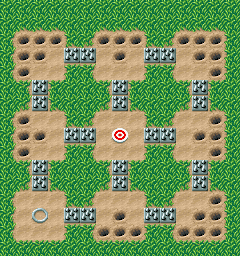

Tiled map render using the project's own tile images. Description and the map definition, with tile-layer contents summarised, below:
An orthogonal 15x16 tile map with 16x16 px tiles, 3 tile layers (Grass, Ground, Wall), 2 tilesets and 60 objects (34x Carrot, 24x Trap, Finish, player-start).

<map version="1.10" tiledversion="1.10.1" orientation="orthogonal" renderorder="right-down" width="15" height="16" tilewidth="16" tileheight="16" infinite="0" nextlayerid="74" nextobjectid="264">
 <properties>
  <property name="excalibur" type="bool" value="true" />
 </properties>
 <tileset firstgid="1" name="tileset" tilewidth="16" tileheight="16" tilecount="48" columns="8">
  <image source="1level.png" width="128" height="96" />
 </tileset>
 <tileset firstgid="49" name="tile_finish" tilewidth="16" tileheight="16" tilecount="4" columns="4">
  <image source="tile_finish.png" width="64" height="16" />
  <tile id="0">
   <animation>
    <frame tileid="0" duration="90" />
    <frame tileid="1" duration="90" />
    <frame tileid="2" duration="90" />
    <frame tileid="3" duration="90" />
   </animation>
  </tile>
 </tileset>
 <layer id="73" name="Grass" width="15" height="16">
  <data>[240 cells, 51 non-empty, 1 distinct tile ids]</data>
 </layer>
 <layer id="67" name="Ground" width="15" height="16">
  <data>[240 cells, 105 non-empty, 5 distinct tile ids]</data>
 </layer>
 <objectgroup id="68" name="Carrots">
  <properties>
   <property name="excalibur" type="bool" value="true" />
  </properties>
  <object id="204" name="Carrot" type="Carrot" gid="20" x="96" y="240" width="16" height="16">
   <properties>
    <property name="CollisionType" value="Passive" />
   </properties>
  </object>
  <object id="205" name="Carrot" type="Carrot" gid="20" x="112" y="240" width="16" height="16">
   <properties>
    <property name="CollisionType" value="Passive" />
   </properties>
  </object>
  <object id="206" name="Carrot" type="Carrot" gid="20" x="112" y="224" width="16" height="16">
   <properties>
    <property name="CollisionType" value="Passive" />
   </properties>
  </object>
  <object id="207" name="Carrot" type="Carrot" gid="20" x="128" y="240" width="16" height="16">
   <properties>
    <property name="CollisionType" value="Passive" />
   </properties>
  </object>
  <object id="208" name="Carrot" type="Carrot" gid="20" x="176" y="240" width="16" height="16">
   <properties>
    <property name="CollisionType" value="Passive" />
   </properties>
  </object>
  <object id="209" name="Carrot" type="Carrot" gid="20" x="192" y="224" width="16" height="16">
   <properties>
    <property name="CollisionType" value="Passive" />
   </properties>
  </object>
  <object id="210" name="Carrot" type="Carrot" gid="20" x="208" y="208" width="16" height="16">
   <properties>
    <property name="CollisionType" value="Passive" />
   </properties>
  </object>
  <object id="214" name="Carrot" type="Carrot" gid="20" x="208" y="160" width="16" height="16">
   <properties>
    <property name="CollisionType" value="Passive" />
   </properties>
  </object>
  <object id="215" name="Carrot" type="Carrot" gid="20" x="208" y="144" width="16" height="16">
   <properties>
    <property name="CollisionType" value="Passive" />
   </properties>
  </object>
  <object id="216" name="Carrot" type="Carrot" gid="20" x="208" y="128" width="16" height="16">
   <properties>
    <property name="CollisionType" value="Passive" />
   </properties>
  </object>
  <object id="217" name="Carrot" type="Carrot" gid="20" x="192" y="144" width="16" height="16">
   <properties>
    <property name="CollisionType" value="Passive" />
   </properties>
  </object>
  <object id="218" name="Carrot" type="Carrot" gid="20" x="16" y="144" width="16" height="16">
   <properties>
    <property name="CollisionType" value="Passive" />
   </properties>
  </object>
  <object id="219" name="Carrot" type="Carrot" gid="20" x="32" y="144" width="16" height="16">
   <properties>
    <property name="CollisionType" value="Passive" />
   </properties>
  </object>
  <object id="220" name="Carrot" type="Carrot" gid="20" x="16" y="128" width="16" height="16">
   <properties>
    <property name="CollisionType" value="Passive" />
   </properties>
  </object>
  <object id="221" name="Carrot" type="Carrot" gid="20" x="16" y="160" width="16" height="16">
   <properties>
    <property name="CollisionType" value="Passive" />
   </properties>
  </object>
  <object id="222" name="Carrot" type="Carrot" gid="20" x="16" y="80" width="16" height="16">
   <properties>
    <property name="CollisionType" value="Passive" />
   </properties>
  </object>
  <object id="223" name="Carrot" type="Carrot" gid="20" x="48" y="48" width="16" height="16">
   <properties>
    <property name="CollisionType" value="Passive" />
   </properties>
  </object>
  <object id="228" name="Carrot" type="Carrot" gid="20" x="96" y="48" width="16" height="16">
   <properties>
    <property name="CollisionType" value="Passive" />
   </properties>
  </object>
  <object id="229" name="Carrot" type="Carrot" gid="20" x="112" y="48" width="16" height="16">
   <properties>
    <property name="CollisionType" value="Passive" />
   </properties>
  </object>
  <object id="230" name="Carrot" type="Carrot" gid="20" x="112" y="64" width="16" height="16">
   <properties>
    <property name="CollisionType" value="Passive" />
   </properties>
  </object>
  <object id="231" name="Carrot" type="Carrot" gid="20" x="128" y="48" width="16" height="16">
   <properties>
    <property name="CollisionType" value="Passive" />
   </properties>
  </object>
  <object id="232" name="Carrot" type="Carrot" gid="20" x="176" y="48" width="16" height="16">
   <properties>
    <property name="CollisionType" value="Passive" />
   </properties>
  </object>
  <object id="233" name="Carrot" type="Carrot" gid="20" x="192" y="64" width="16" height="16">
   <properties>
    <property name="CollisionType" value="Passive" />
   </properties>
  </object>
  <object id="234" name="Carrot" type="Carrot" gid="20" x="192" y="48" width="16" height="16">
   <properties>
    <property name="CollisionType" value="Passive" />
   </properties>
  </object>
  <object id="235" name="Carrot" type="Carrot" gid="20" x="208" y="48" width="16" height="16">
   <properties>
    <property name="CollisionType" value="Passive" />
   </properties>
  </object>
  <object id="236" name="Carrot" type="Carrot" gid="20" x="208" y="64" width="16" height="16">
   <properties>
    <property name="CollisionType" value="Passive" />
   </properties>
  </object>
  <object id="237" name="Carrot" type="Carrot" gid="20" x="208" y="80" width="16" height="16">
   <properties>
    <property name="CollisionType" value="Passive" />
   </properties>
  </object>
  <object id="224" name="Carrot" type="Carrot" gid="20" x="32" y="48" width="16" height="16">
   <properties>
    <property name="CollisionType" value="Passive" />
   </properties>
  </object>
  <object id="225" name="Carrot" type="Carrot" gid="20" x="16" y="48" width="16" height="16">
   <properties>
    <property name="CollisionType" value="Passive" />
   </properties>
  </object>
  <object id="226" name="Carrot" type="Carrot" gid="20" x="32" y="64" width="16" height="16">
   <properties>
    <property name="CollisionType" value="Passive" />
   </properties>
  </object>
  <object id="227" name="Carrot" type="Carrot" gid="20" x="16" y="64" width="16" height="16">
   <properties>
    <property name="CollisionType" value="Passive" />
   </properties>
  </object>
  </objectgroup>
 <objectgroup id="69" name="Traps">
  <properties>
   <property name="excalibur" type="bool" value="true" />
  </properties>
  <!-- 24 objects omitted --></objectgroup>
 <objectgroup id="70" name="Finish">
  <properties>
   <property name="excalibur" type="bool" value="true" />
  </properties>
  <!-- 1 objects omitted --></objectgroup>
 <objectgroup id="71" name="Camera">
  <!-- 1 objects omitted --></objectgroup>
 <layer id="72" name="Wall" width="15" height="16">
  <data>[240 cells, 84 non-empty, 8 distinct tile ids]</data>
 </layer>
</map>
<!-- 29 of 60 objects omitted -->
